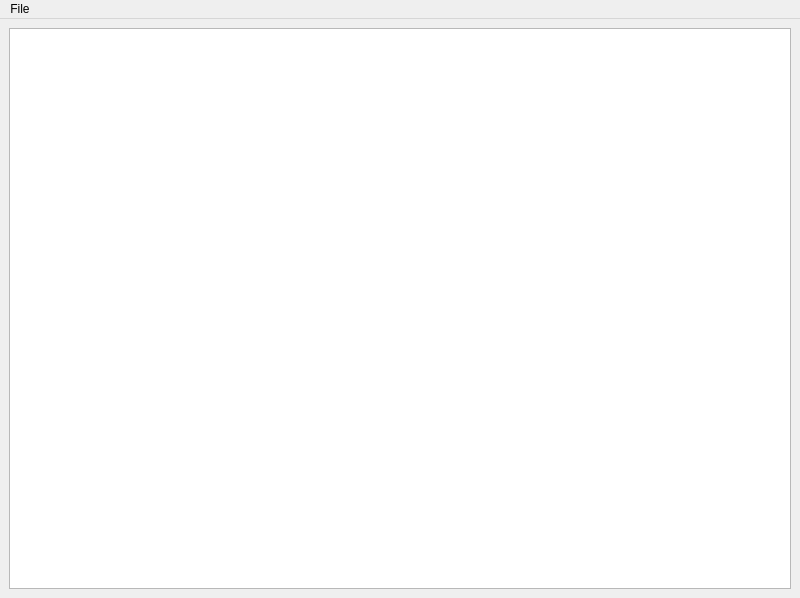
<?xml version="1.0" encoding="UTF-8"?>
<ui version="4.0">
 <class>MainWindow</class>
 <widget class="QMainWindow" name="MainWindow">
  <property name="geometry">
   <rect>
    <x>0</x>
    <y>0</y>
    <width>800</width>
    <height>598</height>
   </rect>
  </property>
  <property name="windowTitle">
   <string>MainWindow</string>
  </property>
  <widget class="QWidget" name="centralwidget">
   <layout class="QGridLayout" name="gridLayout">
    <item row="0" column="0">
     <widget class="QTableWidget" name="tableWidget"/>
    </item>
   </layout>
  </widget>
  <widget class="QMenuBar" name="menubar">
   <property name="geometry">
    <rect>
     <x>0</x>
     <y>0</y>
     <width>800</width>
     <height>21</height>
    </rect>
   </property>
   <widget class="QMenu" name="menuFile">
    <property name="title">
     <string>File</string>
    </property>
    <addaction name="actionNew"/>
    <addaction name="actionOpen"/>
    <addaction name="actionSave"/>
    <addaction name="actionSave_As"/>
    <addaction name="separator"/>
    <addaction name="actionExit"/>
   </widget>
   <addaction name="menuFile"/>
  </widget>
  <action name="actionNew">
   <property name="text">
    <string>New</string>
   </property>
  </action>
  <action name="actionOpen">
   <property name="text">
    <string>Open</string>
   </property>
  </action>
  <action name="actionSave">
   <property name="text">
    <string>Save</string>
   </property>
  </action>
  <action name="actionSave_As">
   <property name="text">
    <string>Save As</string>
   </property>
  </action>
  <action name="actionExit">
   <property name="text">
    <string>Exit</string>
   </property>
  </action>
 </widget>
 <resources/>
 <connections/>
</ui>
